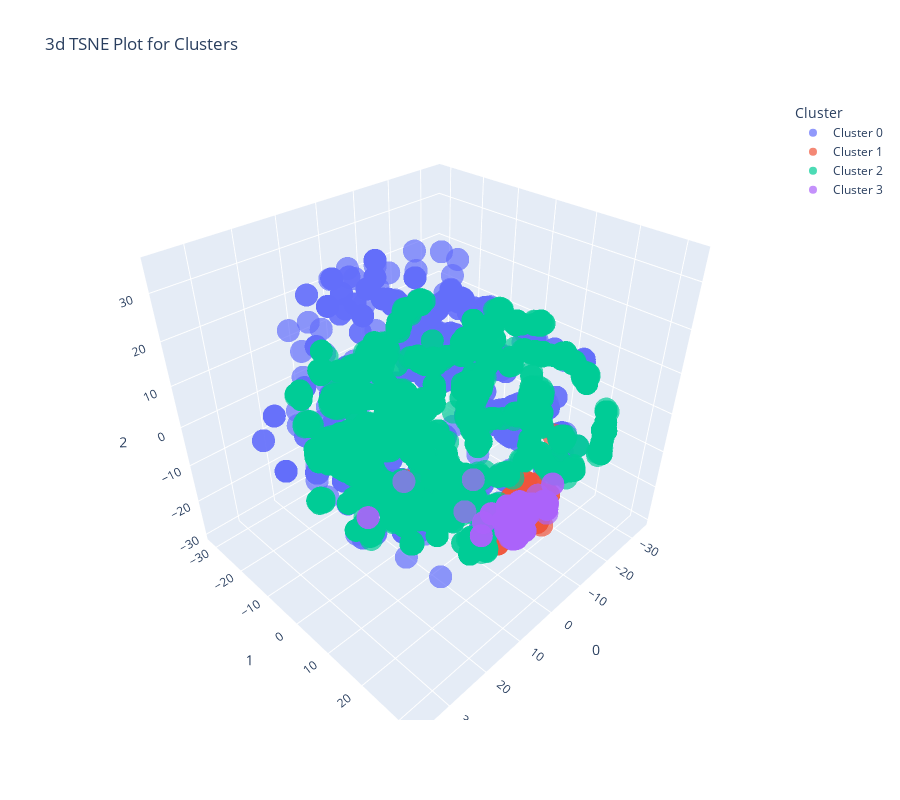

Write notebook code for a chart like this one.
### Code cell
plot_model(kmeans, 'tsne')

### Figure 1 — Plotly figure (JSON) as saved in the notebook; plotly's stock layout.template omitted (floating-point values rounded to 4 significant figures; data arrays with more than 128 entries replaced by an {"elided": "..."} marker saying what was removed)
{"data": [{"customdata": {"elided": "1625x1 str values"}, "hovertemplate": "Cluster=Cluster 0<br>0=%{x}<br>1=%{y}<br>2=%{z}<br>Feature=%{customdata[0]}<extra></extra>", "legendgroup": "Cluster 0", "marker": {"color": "#636efa", "opacity": 0.7, "symbol": "circle"}, "mode": "markers", "name": "Cluster 0", "scene": "scene", "showlegend": true, "type": "scatter3d", "x": {"elided": "1625 float values"}, "y": {"elided": "1625 float values"}, "z": {"elided": "1625 float values"}}, {"customdata": {"elided": "141x1 str values"}, "hovertemplate": "Cluster=Cluster 1<br>0=%{x}<br>1=%{y}<br>2=%{z}<br>Feature=%{customdata[0]}<extra></extra>", "legendgroup": "Cluster 1", "marker": {"color": "#EF553B", "opacity": 0.7, "symbol": "circle"}, "mode": "markers", "name": "Cluster 1", "scene": "scene", "showlegend": true, "type": "scatter3d", "x": {"elided": "141 float values"}, "y": {"elided": "141 float values"}, "z": {"elided": "141 float values"}}, {"customdata": {"elided": "6110x1 str values"}, "hovertemplate": "Cluster=Cluster 2<br>0=%{x}<br>1=%{y}<br>2=%{z}<br>Feature=%{customdata[0]}<extra></extra>", "legendgroup": "Cluster 2", "marker": {"color": "#00cc96", "opacity": 0.7, "symbol": "circle"}, "mode": "markers", "name": "Cluster 2", "scene": "scene", "showlegend": true, "type": "scatter3d", "x": {"elided": "6110 float values"}, "y": {"elided": "6110 float values"}, "z": {"elided": "6110 float values"}}, {"customdata": {"elided": "156x1 str values"}, "hovertemplate": "Cluster=Cluster 3<br>0=%{x}<br>1=%{y}<br>2=%{z}<br>Feature=%{customdata[0]}<extra></extra>", "legendgroup": "Cluster 3", "marker": {"color": "#ab63fa", "opacity": 0.7, "symbol": "circle"}, "mode": "markers", "name": "Cluster 3", "scene": "scene", "showlegend": true, "type": "scatter3d", "x": {"elided": "156 float values"}, "y": {"elided": "156 float values"}, "z": {"elided": "156 float values"}}], "layout": {"height": 800, "legend": {"title": {"text": "Cluster"}, "tracegroupgap": 0}, "scene": {"domain": {"x": [0, 1], "y": [0, 1]}, "xaxis": {"title": {"text": "0"}}, "yaxis": {"title": {"text": "1"}}, "zaxis": {"title": {"text": "2"}}}, "title": {"text": "3d TSNE Plot for Clusters"}, "width": 900}}
